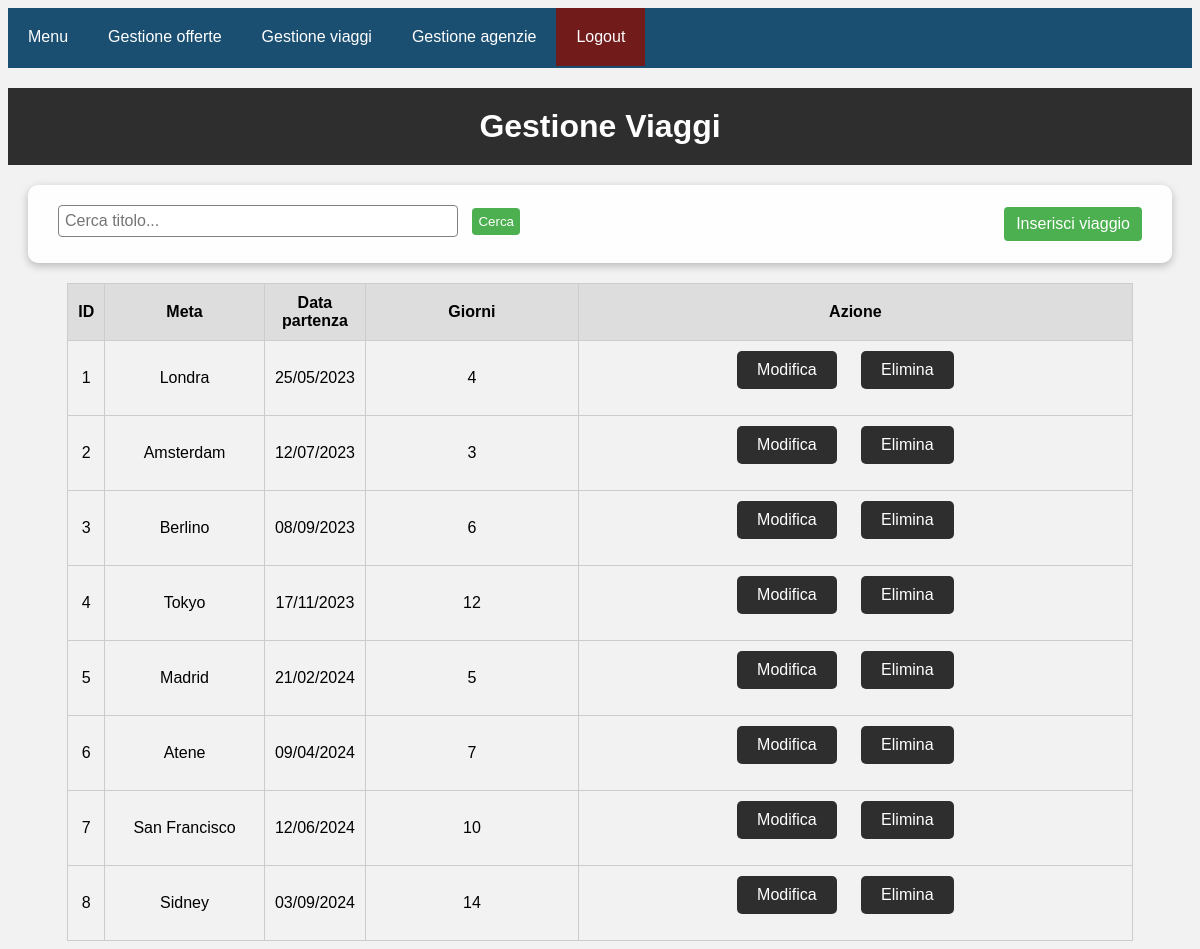
Screenshot of /gestione_viaggi.php (signed in) with the database file from the repository.
### tables this page shows
CREATE TABLE `viaggio` (
  `ID` int(11) NOT NULL,
  `Meta` varchar(20) NOT NULL,
  `Partenza` varchar(20) NOT NULL,
  `Giorni` int(11) NOT NULL
);

### gestione_viaggi.php (the view, shortened to what this page needs)
<html>
<head>
  <link rel="stylesheet" href="Stylesheets/gestione_progetti.css">
</head>
<body>
  <div class="navbar">
  <div class="menu">
    <a href="menu.php">Menu</a>
    <a href="gestione_offerte.php">Gestione offerte</a>
    <a href="gestione_viaggi.php">Gestione viaggi</a>
    <a href="gestione_agenzie.php">Gestione agenzie</a>
  </div>
    <div class="logout">
      <a href="backend/logout.php">Logout</a>
    </div>
  </div>
  <div class="header">
    <h1>Gestione Viaggi</h1>
  </div>
  <nav>
    <div class="search-container">
      <form action="" method="POST">
        <?php
          $tit = "";
          echo "<input type='text' placeholder='Cerca titolo...' name='search' id='search' value='".$tit."'>";
        ?>
        <button type="submit">Cerca</button>
      </form>
    </div>
    <div class="add-project">
      <a href="inseirsci_offerta.php">Inserisci viaggio</a>
    </div>
  </nav>
  <div class="container">
    <table>
      <tr>
        <th class="td_id">ID</th>
        <th class="td_titolo">Meta</th>
        <th class="td_anno">Data partenza</th>
        <th class="td_classi">Giorni</th>
        <th class="td_azione">Azione</th>
      </tr>
      <?php
      require 'backend/dbconfig.php';
      $conn = mysqli_connect($host, $user, $pass, $dbname);
      if(isset($_POST['search'])){
        $tit = $_POST['search'];
        unset($_POST['search']);
        $sql = "SELECT * FROM `viaggio` WHERE meta LIKE '%$tit%'";
      }else{
        $sql = "SELECT * FROM `viaggio`";
      }
      $result = mysqli_query($conn, $sql);
      while ($row = mysqli_fetch_array($result)) {
      ?>
        <tr>
      <td class="td_id"><?php echo $row['ID']; ?></td>
      <td class="td_titolo"><?php echo $row['Meta']; ?></td>
      <td class="td_anno"><?php echo $row['Partenza']; ?></td>
      <td class="td_classi"><?php echo $row['Giorni']; ?></td>
      <td class="gestione td_azione">
        <div class="form-container-td">
          <form action="modificaProg.php" method="post">
            <input type="submit" value="Modifica" class="edit-btn">
          </form>
        </div>
        <div class="form-container-td">
          <form action="backend/elimina_progetto.php" method="post">
            <input type="submit" value="Elimina" class="delete-btn" onclick="return confirm('Sei sicuro di voler eliminare questo progetto?');">
          </form>
        </div>
      </td>
    </tr>
    <?php
    }
    ?>
    </table>
  </div>
</body>
</html>

### Stylesheets/gestione_progetti.css (style rules this page uses)
body { font-family: Arial, sans-serif; background-color: #F2F2F2; }
.header { background-color: #2E2E2E; color: #FFF; padding: 20px; text-align: center; }
.header h1 { font-size: 32px; margin: 0; }
.container { display: flex; flex-wrap: wrap; justify-content: center; align-items: center; }
.td_id { width: 3%; }
.td_titolo { width: 15%; }
.td_anno { width: 7%; }
.td_classi { width: 20%; }
.td_azione { min-width: 20%; }
input[type="text"], input[type="password"] { padding: 10px; width: 100%; margin-top: 20px; margin-bottom: 20px; font-size: 16px; border-radius: 5px; border: 1px solid #CCC; }
input[type="submit"] { padding: 10px 20px; background-color: #2E2E2E; color: #FFF; border-radius: 5px; border: 0; font-size: 16px; cursor: pointer; }
.edit-btn { display: inline-block; padding: 12px 24px; border-radius: 5px; text-decoration: none; color: #fff; transition: all 0.3s ease; margin-right: 20px; background-color: #ffeb3b; }
.delete-btn { display: inline-block; padding: 12px 24px; border-radius: 5px; text-decoration: none; color: #fff; transition: all 0.3s ease; margin-right: 20px; background-color: #f44336; }
.form-container-td { display: inline-block; }
table { width: 90%; text-align: center; border-collapse: collapse; }
th, td { border: 1px solid #cccccc; padding: 10px; }
th { background-color: #dddddd; }
.gestione { text-align: center; vertical-align: middle; }
.navbar { overflow: hidden; background-color: #1b4f72; font-family: Arial, Helvetica, sans-serif; height: 60px; margin-bottom: 20px; justify-content: space-between; }
.navbar a { float: left; color: white; text-align: center; padding: 20px; text-decoration: none; }
.logout a { background-color: #721b1b; }
nav { background-color: #fefefe; overflow: hidden; display: flex; align-items: center; justify-content: space-between; border-radius: 10px; margin: 20px; box-shadow: rgba(0, 0, 0, 0.24) 0px 3px 8px; padding-left: 20px; padding-right: 20px; }
nav a { color: white; text-decoration: none; }
.search-container { display: flex; align-items: center; padding: 10px; margin-top: 10px; }
.search-container input[type=text] { padding: 6px; border-radius: 4px; margin-right: 10px; border: 1px solid gray; width: fit-content; margin: 0px; width: 400px; }
.search-container button[type=submit] { background-color: #4CAF50; color: white; padding: 6px; border-radius: 4px; border: none; cursor: pointer; margin-left: 10px; }
.add-project { padding: 10px; }
.add-project a { background-color: #4CAF50; color: white; padding: 8px 12px; border-radius: 4px; text-align: center; text-decoration: none; display: inline-block; cursor: pointer; }

### rows the page displays
viaggio: ID "1", Meta "Londra", Partenza "25/05/2023", Giorni "4"
viaggio: ID "2", Meta "Amsterdam", Partenza "12/07/2023", Giorni "3"
viaggio: ID "3", Meta "Berlino", Partenza "08/09/2023", Giorni "6"
viaggio: ID "4", Meta "Tokyo", Partenza "17/11/2023", Giorni "12"
viaggio: ID "5", Meta "Madrid", Partenza "21/02/2024", Giorni "5"
viaggio: ID "6", Meta "Atene", Partenza "09/04/2024", Giorni "7"
viaggio: ID "7", Meta "San Francisco", Partenza "12/06/2024", Giorni "10"
viaggio: ID "8", Meta "Sidney", Partenza "03/09/2024", Giorni "14"
